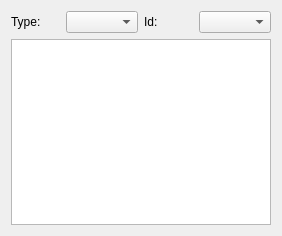
<?xml version="1.0" encoding="UTF-8"?>
<ui version="4.0">
 <class>DlgVarLsWidget</class>
 <widget class="QWidget" name="DlgVarLsWidget">
  <property name="geometry">
   <rect>
    <x>0</x>
    <y>0</y>
    <width>282</width>
    <height>236</height>
   </rect>
  </property>
  <property name="windowTitle">
   <string>DlgVarLsWidget</string>
  </property>
  <layout class="QGridLayout" name="gridLayout">
   <item row="0" column="0">
    <widget class="QLabel" name="label">
     <property name="text">
      <string>Type:</string>
     </property>
    </widget>
   </item>
   <item row="0" column="1">
    <widget class="QComboBox" name="typeCmb">
     <property name="sizeAdjustPolicy">
      <enum>QComboBox::AdjustToContents</enum>
     </property>
    </widget>
   </item>
   <item row="0" column="2">
    <widget class="QLabel" name="label_2">
     <property name="text">
      <string>Id:</string>
     </property>
    </widget>
   </item>
   <item row="0" column="3">
    <widget class="QComboBox" name="idCmb">
     <property name="sizeAdjustPolicy">
      <enum>QComboBox::AdjustToContents</enum>
     </property>
    </widget>
   </item>
   <item row="1" column="0" colspan="4">
    <widget class="QTableView" name="tableView">
     <attribute name="horizontalHeaderStretchLastSection">
      <bool>true</bool>
     </attribute>
     <attribute name="verticalHeaderVisible">
      <bool>false</bool>
     </attribute>
    </widget>
   </item>
  </layout>
 </widget>
 <layoutdefault spacing="6" margin="11"/>
 <resources/>
 <connections/>
</ui>
